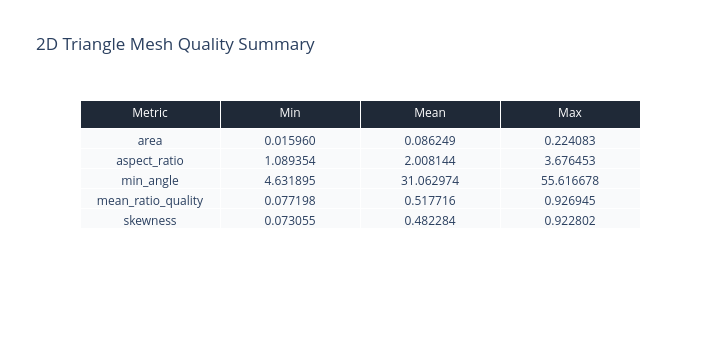
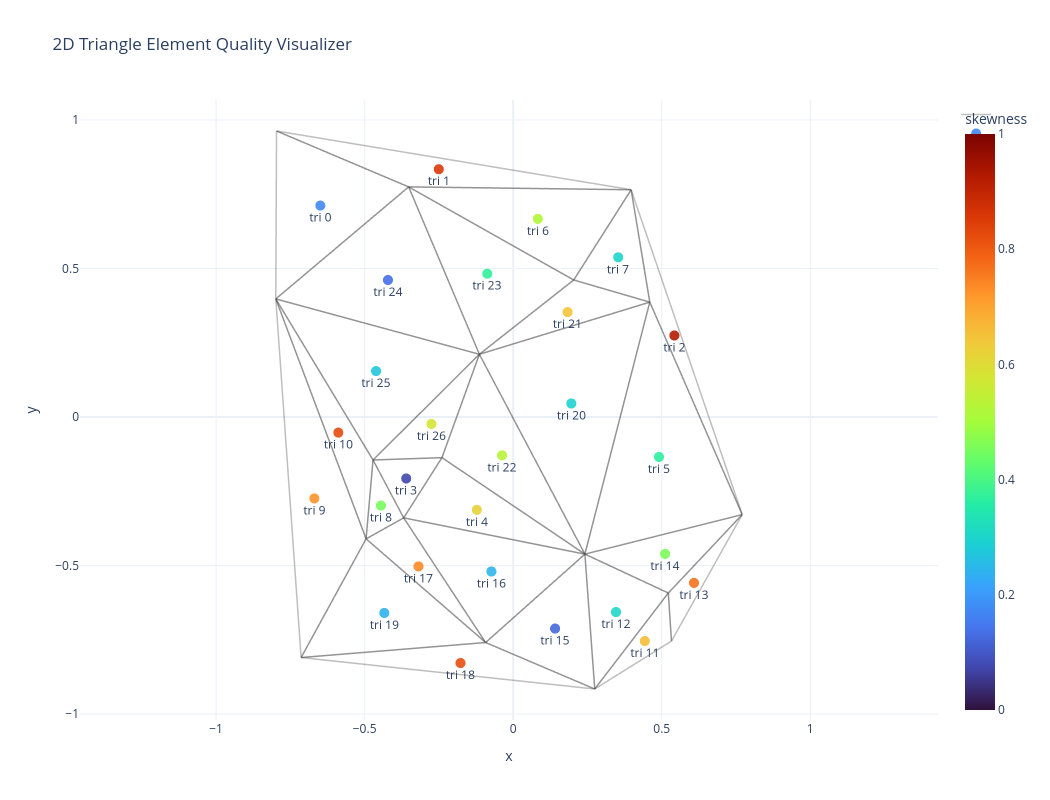

The code cell stored with these charts, in order, in its notebook:
### Code cell
def triangle_quality_metrics(points):
    pts = np.asarray(points, dtype=float)
    edge_lengths = np.array([
        np.linalg.norm(pts[i] - pts[j])
        for i, j in combinations(range(3), 2)
    ], dtype=float)

    area = 0.5 * abs(np.cross(pts[1] - pts[0], pts[2] - pts[0]))
    min_edge = float(np.min(edge_lengths))
    max_edge = float(np.max(edge_lengths))
    aspect_ratio = max_edge / max(min_edge, 1e-12)

    angles = []
    for i in range(3):
        v1 = pts[(i + 1) % 3] - pts[i]
        v2 = pts[(i + 2) % 3] - pts[i]
        denom = np.linalg.norm(v1) * np.linalg.norm(v2) + 1e-30
        cos_a = np.dot(v1, v2) / denom
        angles.append(np.degrees(np.arccos(np.clip(cos_a, -1.0, 1.0))))
    angles = np.asarray(angles, dtype=float)

    theta_min = float(angles.min())
    theta_max = float(angles.max())
    skewness = float(max((theta_max - 60.0) / 120.0, (60.0 - theta_min) / 60.0))
    mean_ratio_quality = float(np.clip(1.0 - skewness, 0.0, 1.0))

    return {
        "area": float(area),
        "min_edge": min_edge,
        "max_edge": max_edge,
        "aspect_ratio": float(aspect_ratio),
        "min_angle": theta_min,
        "max_angle": theta_max,
        "mean_ratio_quality": mean_ratio_quality,
        "skewness": skewness,
    }


quality_rows = []
centroids = []
for tri_id, tri in enumerate(triangles):
    tri_points = mesh_nodes[tri]
    metrics = triangle_quality_metrics(tri_points)
    metrics["triangle_id"] = int(tri_id)
    metrics["local_indices"] = tri.tolist()
    metrics["global_indices"] = global_idx[tri].tolist()
    quality_rows.append(metrics)
    centroids.append(tri_points.mean(axis=0))

centroids = np.asarray(centroids, dtype=float)
metric_names = ["area", "aspect_ratio", "min_angle", "mean_ratio_quality", "skewness"]
summary_metric = []
summary_min = []
summary_mean = []
summary_max = []
for name in metric_names:
    values = np.array([row[name] for row in quality_rows], dtype=float)
    summary_metric.append(name)
    summary_min.append(f"{values.min():.6f}")
    summary_mean.append(f"{values.mean():.6f}")
    summary_max.append(f"{values.max():.6f}")

fig_quality_table = go.Figure(data=[go.Table(
    header=dict(
        values=["Metric", "Min", "Mean", "Max"],
        fill_color="#1f2937",
        font=dict(color="white"),
    ),
    cells=dict(
        values=[summary_metric, summary_min, summary_mean, summary_max],
        fill_color="#f9fafb",
    ),
)])
fig_quality_table.update_layout(title="2D Triangle Mesh Quality Summary", width=720, height=360)
fig_quality_table.show()

hover_text = [
    "<br>".join([
        f"triangle {row['triangle_id']}",
        f"global indices: {row['global_indices']}",
        f"area: {row['area']:.6f}",
        f"aspect_ratio: {row['aspect_ratio']:.6f}",
        f"min_angle: {row['min_angle']:.6f}",
        f"mean_ratio_quality: {row['mean_ratio_quality']:.6f}",
        f"skewness: {row['skewness']:.6f}",
    ])
    for row in quality_rows
]

fig_quality = go.Figure()
fig_quality.add_trace(go.Scattergl(
    x=edge_x,
    y=edge_y,
    mode="lines",
    name="",
    line=dict(color="rgba(70,70,70,0.35)", width=1.5),
))
fig_quality.add_trace(go.Scattergl(
    x=centroids[:, 0],
    y=centroids[:, 1],
    mode="markers+text",
    name="",
    marker=dict(
        size=10,
        color=[row["skewness"] for row in quality_rows],
        colorscale="Turbo",
        cmin=0.0,
        cmax=1.0,
        colorbar=dict(title="skewness"),
        opacity=0.9,
    ),
    text=[f"tri {row['triangle_id']}" for row in quality_rows],
    textposition="bottom center",
    hovertext=hover_text,
    hovertemplate="%{hovertext}<extra></extra>",
))
fig_quality.update_layout(
    title="2D Triangle Element Quality Visualizer",
    xaxis_title="x",
    yaxis_title="y",
    width=1050,
    height=800,
    template="plotly_white",
)
fig_quality.update_yaxes(scaleanchor="x", scaleratio=1)
fig_quality.show()

quality_rows

### Figure 1 — Plotly figure (JSON) as saved in the notebook; plotly's stock layout.template omitted (floating-point values rounded to 4 significant figures)
{"data": [{"cells": {"fill": {"color": "#f9fafb"}, "values": [["area", "aspect_ratio", "min_angle", "mean_ratio_quality", "skewness"], ["0.015960", "1.089354", "4.631895", "0.077198", "0.073055"], ["0.086249", "2.008144", "31.062974", "0.517716", "0.482284"], ["0.224083", "3.676453", "55.616678", "0.926945", "0.922802"]]}, "header": {"fill": {"color": "#1f2937"}, "font": {"color": "white"}, "values": ["Metric", "Min", "Mean", "Max"]}, "type": "table"}], "layout": {"height": 360, "title": {"text": "2D Triangle Mesh Quality Summary"}, "width": 720}}

### Figure 2 — Plotly figure (JSON) as saved in the notebook; plotly's stock layout.template omitted (floating-point values rounded to 4 significant figures; data arrays with more than 128 entries replaced by an {"elided": "..."} marker saying what was removed)
{"data": [{"line": {"color": "rgba(70,70,70,0.35)", "width": 1.5}, "mode": "lines", "name": "", "type": "scattergl", "x": {"elided": "135 float values"}, "y": {"elided": "135 float values"}}, {"hovertemplate": "%{hovertext}<extra></extra>", "hovertext": ["triangle 0<br>global indices: [70, 27, 68]<br>area: 0.125906<br>aspect_ratio: 1.211411<br>min_angle: 49.611557<br>mean_ratio_quality: 0.826859<br>skewness: 0.173141", "triangle 1<br>global indices: [27, 70, 33]<br>area: 0.068294<br>aspect_ratio: 2.505452<br>min_angle: 8.671055<br>mean_ratio_quality: 0.144518<br>skewness: 0.855482", "triangle 2<br>global indices: [33, 0, 60]<br>area: 0.036387<br>aspect_ratio: 3.013829<br>min_angle: 4.631895<br>mean_ratio_quality: 0.077198<br>skewness: 0.922802", "triangle 3<br>global indices: [39, 47, 12]<br>area: 0.022992<br>aspect_ratio: 1.089354<br>min_angle: 55.616678<br>mean_ratio_quality: 0.926945<br>skewness: 0.073055", "triangle 4<br>global indices: [47, 14, 12]<br>area: 0.069651<br>aspect_ratio: 2.590852<br>min_angle: 22.695090<br>mean_ratio_quality: 0.378251<br>skewness: 0.621749", "triangle 5<br>global indices: [0, 14, 60]<br>area: 0.210028<br>aspect_ratio: 1.604346<br>min_angle: 37.947342<br>mean_ratio_quality: 0.632456<br>skewness: 0.367544", "triangle 6<br>global indices: [70, 4, 33]<br>area: 0.114678<br>aspect_ratio: 2.079777<br>min_angle: 28.695054<br>mean_ratio_quality: 0.478251<br>skewness: 0.521749", "triangle 7<br>global indices: [4, 0, 33]<br>area: 0.046085<br>aspect_ratio: 1.437989<br>min_angle: 41.883784<br>mean_ratio_quality: 0.698063<br>skewness: 0.301937", "triangle 8<br>global indices: [57, 47, 39]<br>area: 0.015960<br>aspect_ratio: 1.838725<br>min_angle: 32.937538<br>mean_ratio_quality: 0.548959<br>skewness: 0.451041", "triangle 9<br>global indices: [45, 57, 68]<br>area: 0.149039<br>aspect_ratio: 2.656638<br>min_angle: 16.587852<br>mean_ratio_quality: 0.276464<br>skewness: 0.723536", "triangle 10<br>global indices: [57, 39, 68]<br>area: 0.049741<br>aspect_ratio: 3.239209<br>min_angle: 10.489397<br>mean_ratio_quality: 0.174823<br>skewness: 0.825177", "triangle 11<br>global indices: [36, 62, 6]<br>area: 0.021753<br>aspect_ratio: 2.509308<br>min_angle: 20.551618<br>mean_ratio_quality: 0.342527<br>skewness: 0.657473", "triangle 12<br>global indices: [62, 14, 6]<br>area: 0.061571<br>aspect_ratio: 1.469178<br>min_angle: 41.647356<br>mean_ratio_quality: 0.694123<br>skewness: 0.305877", "triangle 13<br>global indices: [62, 36, 60]<br>area: 0.021521<br>aspect_ratio: 3.007052<br>min_angle: 14.081567<br>mean_ratio_quality: 0.234693<br>skewness: 0.765307", "triangle 14<br>global indices: [14, 62, 60]<br>area: 0.053324<br>aspect_ratio: 1.762245<br>min_angle: 32.596274<br>mean_ratio_quality: 0.543271<br>skewness: 0.456729", "triangle 15<br>global indices: [14, 51, 6]<br>area: 0.080760<br>aspect_ratio: 1.140334<br>min_angle: 52.485234<br>mean_ratio_quality: 0.874754<br>skewness: 0.125246", "triangle 16<br>global indices: [51, 14, 47]<br>area: 0.111135<br>aspect_ratio: 1.390293<br>min_angle: 45.365494<br>mean_ratio_quality: 0.756092<br>skewness: 0.243908", "triangle 17<br>global indices: [57, 51, 47]<br>area: 0.036280<br>aspect_ratio: 3.676453<br>min_angle: 15.741096<br>mean_ratio_quality: 0.262352<br>skewness: 0.737648", "triangle 18<br>global indices: [51, 45, 6]<br>area: 0.057836<br>aspect_ratio: 2.490144<br>min_angle: 10.764840<br>mean_ratio_quality: 0.179414<br>skewness: 0.820586", "triangle 19<br>global indices: [51, 57, 45]<br>area: 0.118540<br>aspect_ratio: 1.367950<br>min_angle: 45.593324<br>mean_ratio_quality: 0.759889<br>skewness: 0.240111", "triangle 20<br>global indices: [48, 14, 0]<br>area: 0.224083<br>aspect_ratio: 1.460207<br>min_angle: 42.273709<br>mean_ratio_quality: 0.704562<br>skewness: 0.295438", "triangle 21<br>global indices: [4, 48, 0]<br>area: 0.043821<br>aspect_ratio: 2.249718<br>min_angle: 21.193999<br>mean_ratio_quality: 0.353233<br>skewness: 0.646767", "triangle 22<br>global indices: [14, 48, 12]<br>area: 0.104156<br>aspect_ratio: 2.055578<br>min_angle: 28.151429<br>mean_ratio_quality: 0.469190<br>skewness: 0.530810", "triangle 23<br>global indices: [48, 4, 70]<br>area: 0.119207<br>aspect_ratio: 1.578300<br>min_angle: 37.668896<br>mean_ratio_quality: 0.627815<br>skewness: 0.372185", "triangle 24<br>global indices: [48, 70, 68]<br>area: 0.170855<br>aspect_ratio: 1.213946<br>min_angle: 51.884248<br>mean_ratio_quality: 0.864737<br>skewness: 0.135263", "triangle 25<br>global indices: [39, 48, 68]<br>area: 0.155257<br>aspect_ratio: 1.406963<br>min_angle: 43.668727<br>mean_ratio_quality: 0.727812<br>skewness: 0.272188", "triangle 26<br>global indices: [48, 39, 12]<br>area: 0.039856<br>aspect_ratio: 2.174632<br>min_angle: 25.265241<br>mean_ratio_quality: 0.421087<br>skewness: 0.578913"], "marker": {"cmax": 1, "cmin": 0, "color": [0.1731, 0.8555, 0.9228, 0.07306, 0.6217, 0.3675, 0.5217, 0.3019, 0.451, 0.7235, 0.8252, 0.6575, 0.3059, 0.7653, 0.4567, 0.1252, 0.2439, 0.7376, 0.8206, 0.2401, 0.2954, 0.6468, 0.5308, 0.3722, 0.1353, 0.2722, 0.5789], "colorbar": {"title": {"text": "skewness"}}, "colorscale": [[0, "#30123b"], [0.07143, "#4145ab"], [0.1429, "#4675ed"], [0.2143, "#39a2fc"], [0.2857, "#1bcfd4"], [0.3571, "#24eca6"], [0.4286, "#61fc6c"], [0.5, "#a4fc3b"], [0.5714, "#d1e834"], [0.6429, "#f3c63a"], [0.7143, "#fe9b2d"], [0.7857, "#f36315"], [0.8571, "#d93806"], [0.9286, "#b11901"], [1, "#7a0402"]], "opacity": 0.9, "size": 10}, "mode": "markers+text", "name": "", "text": ["tri 0", "tri 1", "tri 2", "tri 3", "tri 4", "tri 5", "tri 6", "tri 7", "tri 8", "tri 9", "tri 10", "tri 11", "tri 12", "tri 13", "tri 14", "tri 15", "tri 16", "tri 17", "tri 18", "tri 19", "tri 20", "tri 21", "tri 22", "tri 23", "tri 24", "tri 25", "tri 26"], "textposition": "bottom center", "type": "scattergl", "x": [-0.6491, -0.2504, 0.5426, -0.36, -0.1223, 0.4907, 0.08301, 0.3535, -0.4451, -0.6692, -0.5886, 0.4432, 0.346, 0.6086, 0.5115, 0.1411, -0.07328, -0.3187, -0.1773, -0.4338, 0.1958, 0.1833, -0.03738, -0.08726, -0.4215, -0.4615, -0.2751], "y": [0.7117, 0.8342, 0.2745, -0.2069, -0.3125, -0.1343, 0.667, 0.5377, -0.2979, -0.2739, -0.0523, -0.7539, -0.6563, -0.5582, -0.4607, -0.7119, -0.5199, -0.5027, -0.8279, -0.6594, 0.04556, 0.3531, -0.1289, 0.4824, 0.4612, 0.1548, -0.02334]}], "layout": {"height": 800, "title": {"text": "2D Triangle Element Quality Visualizer"}, "width": 1050, "xaxis": {"title": {"text": "x"}}, "yaxis": {"scaleanchor": "x", "scaleratio": 1, "title": {"text": "y"}}}}
